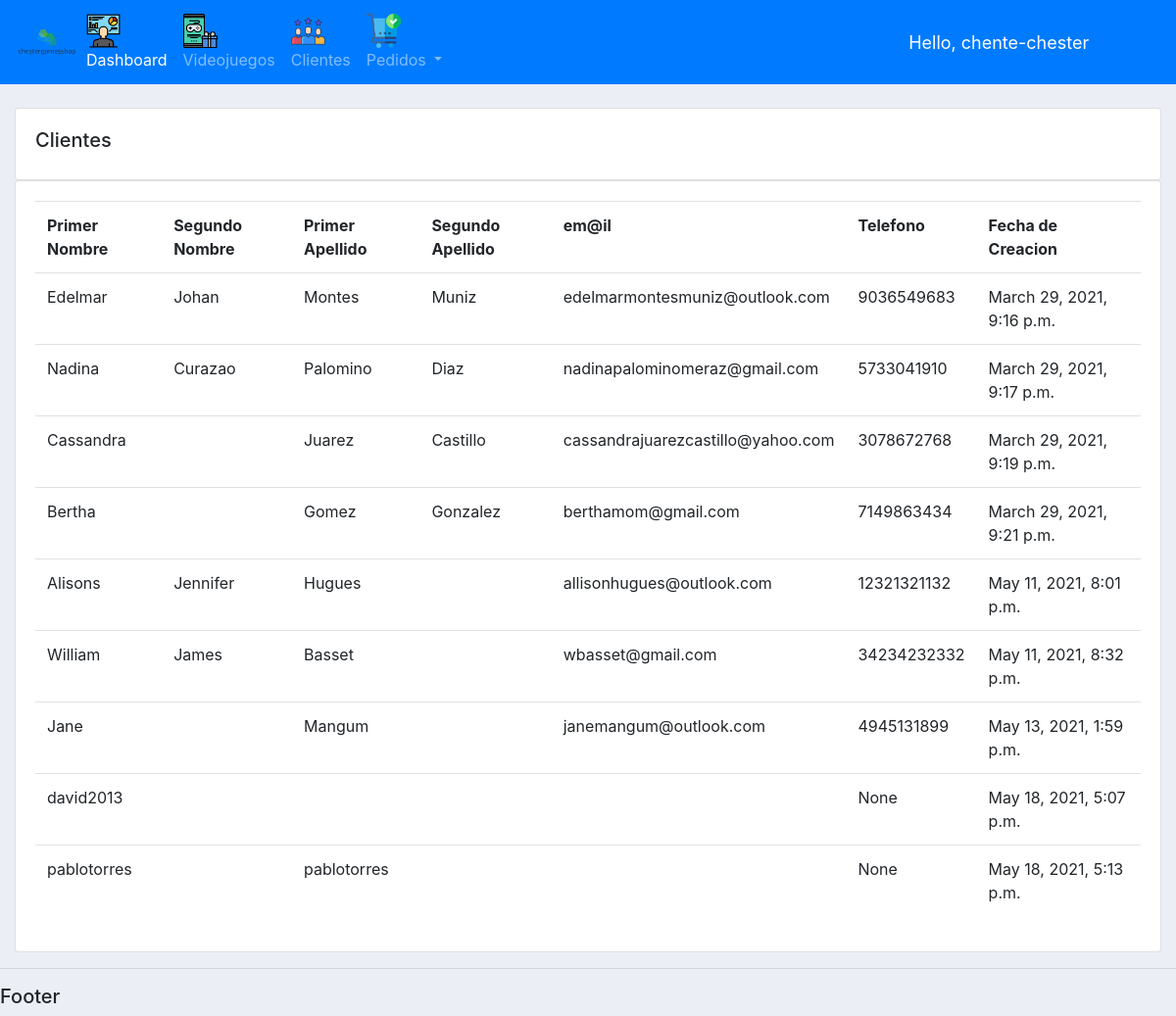
The page /clientes/ (signed in) on the database as committed earlier.
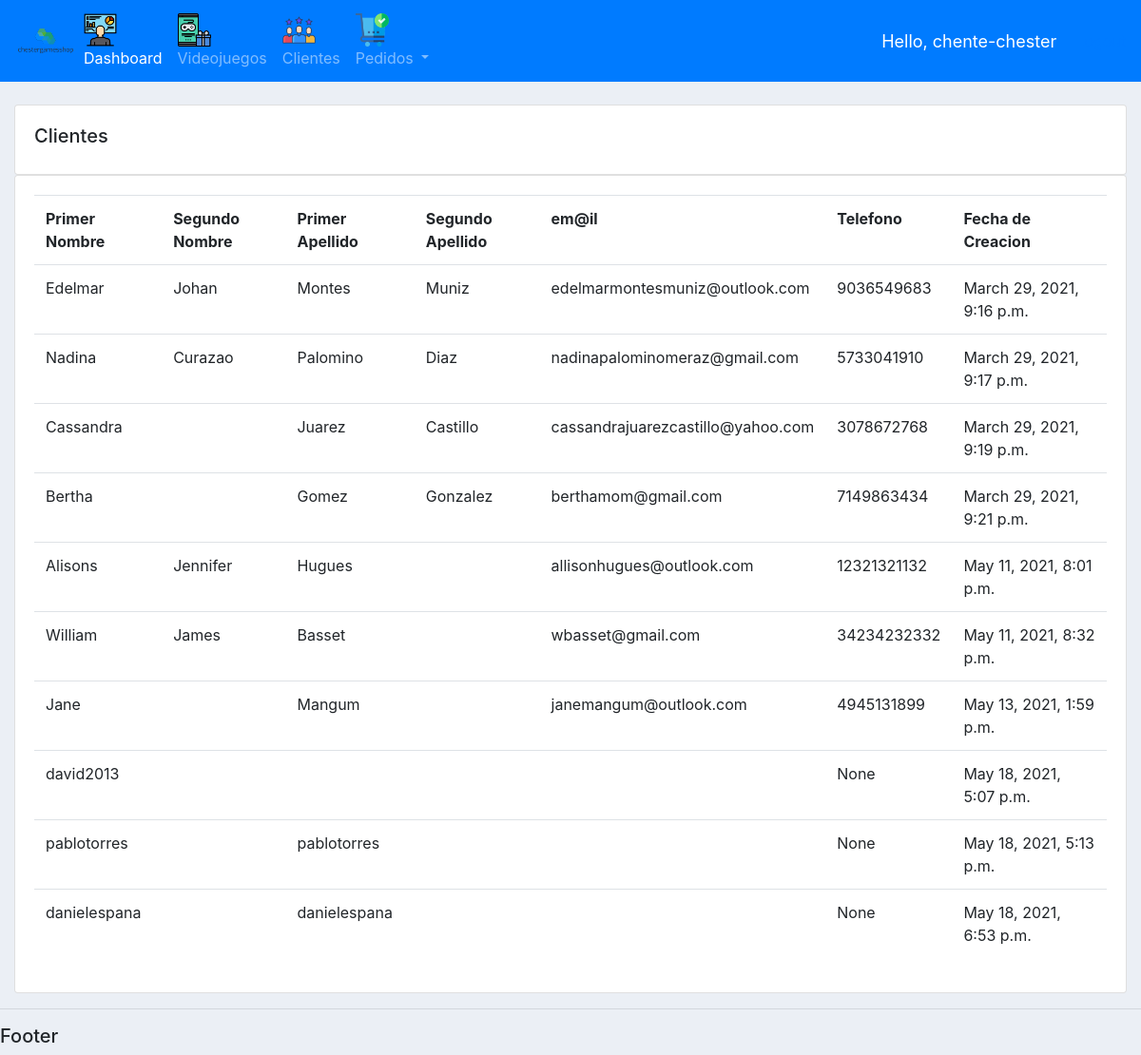
The same page on the database as committed later.
### cuentas/models.py (models this page shows, shortened)
class Cliente(models.Model):
    user = models.OneToOneField(User,null=True,blank=True,on_delete=models.CASCADE)
    primer_nombre = models.CharField(max_length=200)
    segundo_nombre = models.CharField(max_length=200,blank=True)
    primer_apellido = models.CharField(max_length=200)
    segundo_apellido = models.CharField(max_length=200,blank=True)
    email = models.EmailField()
    telefono = models.BigIntegerField(null=True,blank=True)
    perfil_foto = models.ImageField(default="user.png",null=True,blank=True,upload_to='fotosperfil')
    fecha_creacion = models.DateTimeField(auto_now_add=True,null=True)

### cuentas/decorators.py (the view)
        def wrapper_func(request, *args, **kwargs):
            group = None
            if request.user.groups.filter(name__in=allowed_roles).exists():
                group = request.user.groups.all()[0].name
            if group in allowed_roles:
                return view_func(request,*args, **kwargs)
            else:
                return HttpResponse('You are not authorized to view this page')

### cuentas/views.py (called while the page is built)
@login_required(login_url='login')
@allowed_users(allowed_roles=['admin'])
def clientes(request):
    clientes = Cliente.objects.all()
    return render(request,'cuentas/clientes.html',{'clientes':clientes})

### cuentas/templates/cuentas/clientes.html
<!DOCTYPE html>
{% extends 'cuentas/main.html' %}
{% block content %}
<br>
<div class="row">
    <div class="col-md">
        <div class="card card-body">
            <h5>Clientes</h5>
        </div>
        <div class="card card-body">
            <table class="table">
                <tr>
                    <th>Primer Nombre</th>
                    <th>Segundo Nombre</th>
                    <th>Primer Apellido</th>
                    <th>Segundo Apellido</th>
                    <th>em@il</th>
                    <th>Telefono</th>
                    <th>Fecha de Creacion</th>
                </tr>
                {% for i in clientes %}
                   <tr>
                     <td>{{ i.primer_nombre }}</td>
                     <td>{{i.segundo_nombre}}</td>
                     <td>{{i.primer_apellido}}</td>
                     <td>{{i.segundo_apellido}}</td>
                     <td>{{i.email}}</td>
                     <td>{{i.telefono}}</td>
                     <td>{{i.fecha_creacion}}</td>
                   </tr>
                {% endfor %}
            </table>
        </div>
    </div>
</div>
{% endblock %}

Rows that differ between the two databases and show on the page:
added Cliente: primer_nombre "danielespana", primer_apellido "danielespana", telefono "None", fecha_creacion "May 18, 2021, 6:53 p.m."
